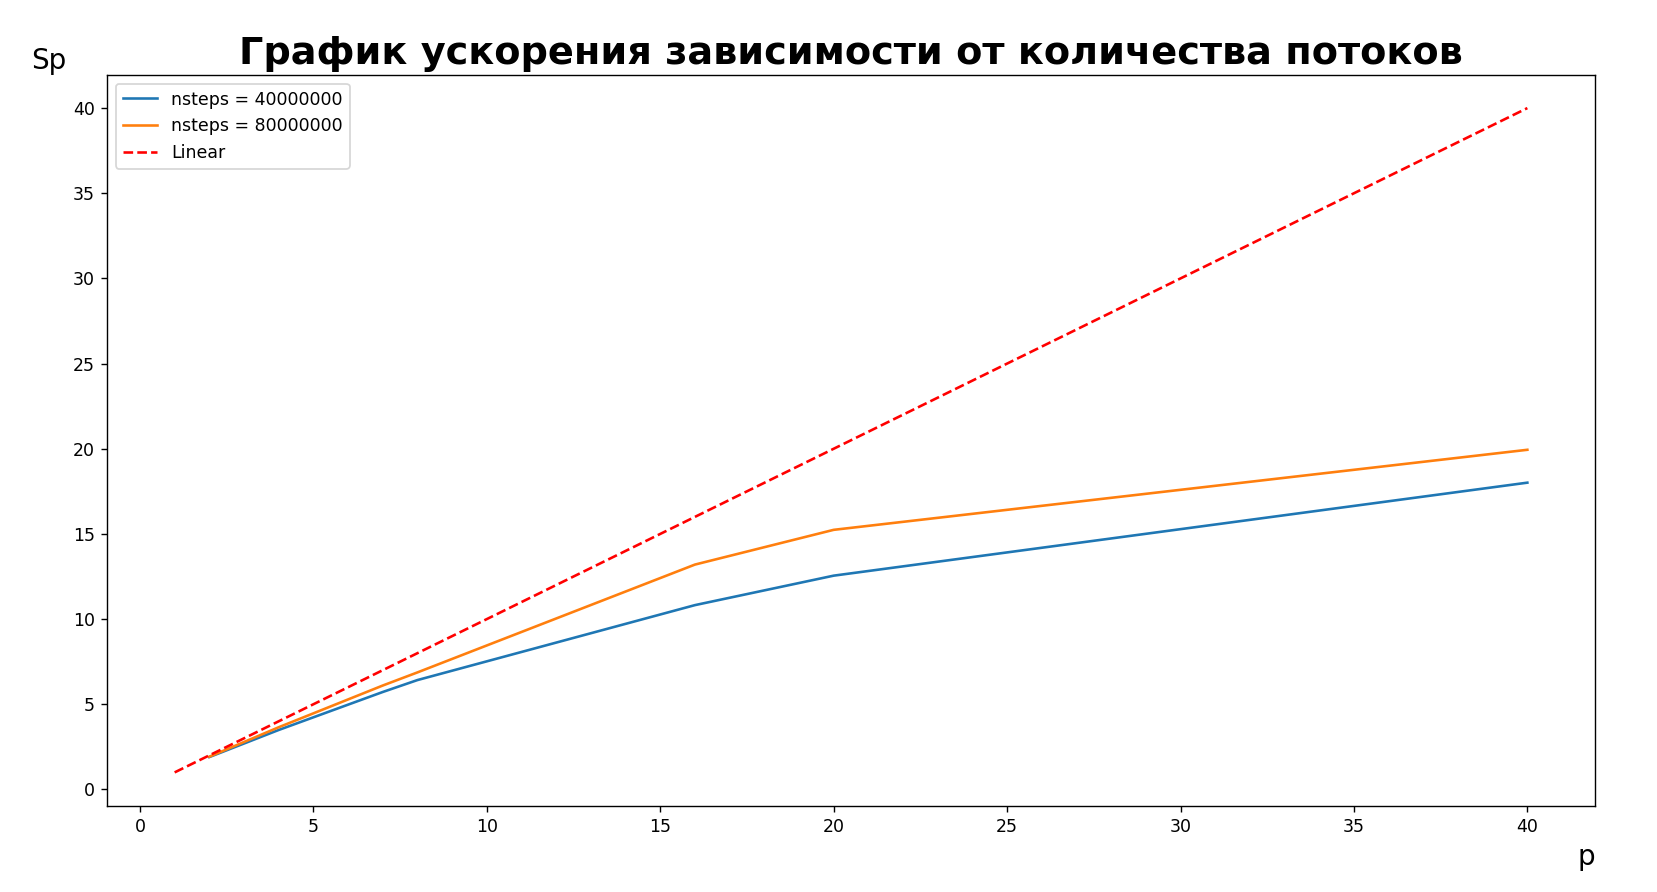

Reproduce this figure in Python.
import matplotlib.pyplot as plt

args = [2, 4, 7, 8, 16, 20, 40]
sForNsteps40000000 = [1.9, 3.49, 5.72, 6.42, 10.82, 12.55, 18.01]
sForNsteps80000000 = [1.92, 3.65, 6.10, 6.87, 13.20, 15.24, 19.94]

fig, ax = plt.subplots()
ax.set_xlabel("p", fontsize=16, loc="right")
ax.set_ylabel("Sp", fontsize=16, loc="top", rotation=0)
plt.title('График ускорения зависимости от количества потоков', weight='bold', size=22)
plt.plot(args, sForNsteps40000000, label='nsteps = 40000000')
plt.plot(args, sForNsteps80000000, label='nsteps = 80000000')
plt.plot([1, 40], [1, 40], linestyle='--', color='red', label='Linear')
plt.legend(loc='best')
plt.show()
